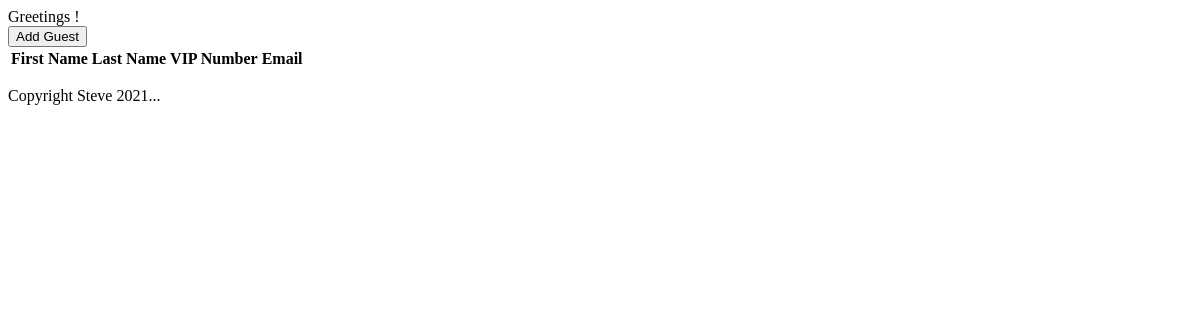
The app's page /booking/guestlist, older data.
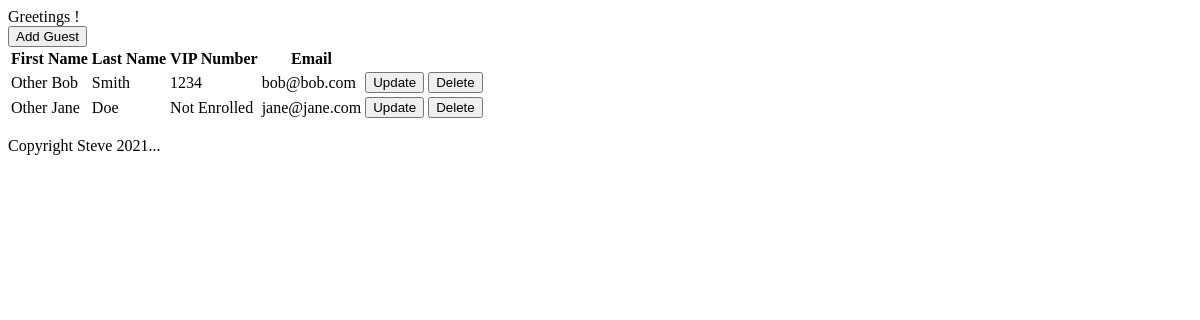
The same page, newer data.
### booking/models.py (models this page shows, shortened)
class Guest(models.Model):
    MR = 'MR'
    MS = 'MS'
    DR = 'DR'
    OT = 'OT'
    HONORIFIC_CHOICES = [
        (MR, 'Mr.'),
        (MS, 'Ms.'),
        (DR, 'Dr.'),
        (OT, 'Other')
    ]
    honorific = models.CharField(max_length=2, choices=HONORIFIC_CHOICES, default=OT)
    first = models.CharField(max_length=100, default='')
    last = models.CharField(max_length=100, default='')
    vip = models.IntegerField(default=-1)
    email = models.CharField(max_length=100, default='')

### booking/views.py (the view)
# urls.py: path('guestlist', views.GuestList.as_view(), name='guest_list'),
class GuestList(ListView):
    model = Guest

### booking/templates/booking/guest_list.html
{% extends "./layout.html" %}
{% block content %}
    <a href={% url 'guest_create' %}><button>Add Guest</button></a>
    <table>
    <tr><th>First Name</th><th>Last Name</th><th>VIP Number</th><th>Email</th><th></th><th></th></tr>
    {% for guest in guest_list %}
        <tr>
            <td>{{ guest.get_honorific_display }} {{ guest.first }}</td>
            <td>{{ guest.last }}</td>
            <td>{% if guest.vip > 0 %}{{ guest.vip }}{% else %}Not Enrolled{% endif %}</td>
            <td>{{ guest.email }}</td>
            <td><a href={% url 'guest_update' guest.id %}><button>Update</button></a></td>
            <td><a href={% url 'guest_delete' guest.id %}><button>Delete</button></a></td>
        </tr>
    {% endfor %}
    </table>
{% endblock %}

Row changes from the older to the newer data that the page shows:
added Guest: honorific "Other", first "Bob", last "Smith", vip "1234", email "bob@bob.com"
added Guest: honorific "Other", first "Jane", last "Doe", vip "Not Enrolled", email "jane@jane.com"
